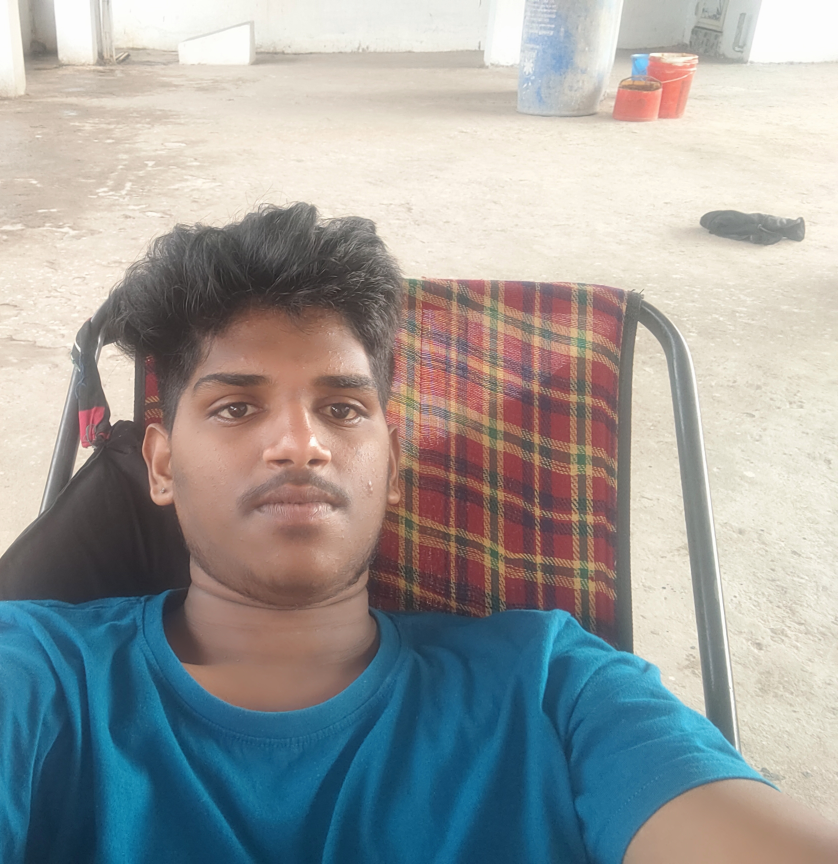
#> input picture image_resizer/images_input/IMG_20240512_161334.jpg, 3352 x 3456 px (shown at 1/4 size); its folder holds only this picture in this run
$ python main.py
#> lines starting #> are read from the running program, lines starting #| are printed output that depends on the picture
from PIL import Image
import os

width = int(input("Enter new width: "))
#> the answer given: 100
height = int(input("Enter new height: "))
#> the answer given: 100

os.makedirs("images_resized", exist_ok=True)

formats = (".jpg", ".jpeg", ".png", ".bmp", ".gif")

for file in os.listdir("images_input"):
    if file.lower().endswith(formats):
        img = Image.open(f"images_input/{file}")
#> img is the input picture: PIL image 3352x3456 RGB; mean R, G, B 156.2, 157.3, 155.9
        img = img.resize((width, height))
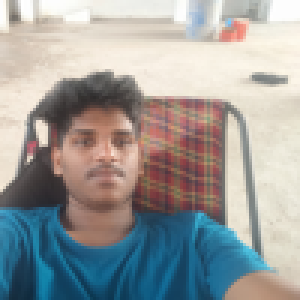
#> img: PIL image 100x100 RGB (shown 3 times larger); mean R, G, B 156.2, 157.3, 155.9
        img.save(f"images_resized/{file}")

print("✅ All images resized successfully!")
